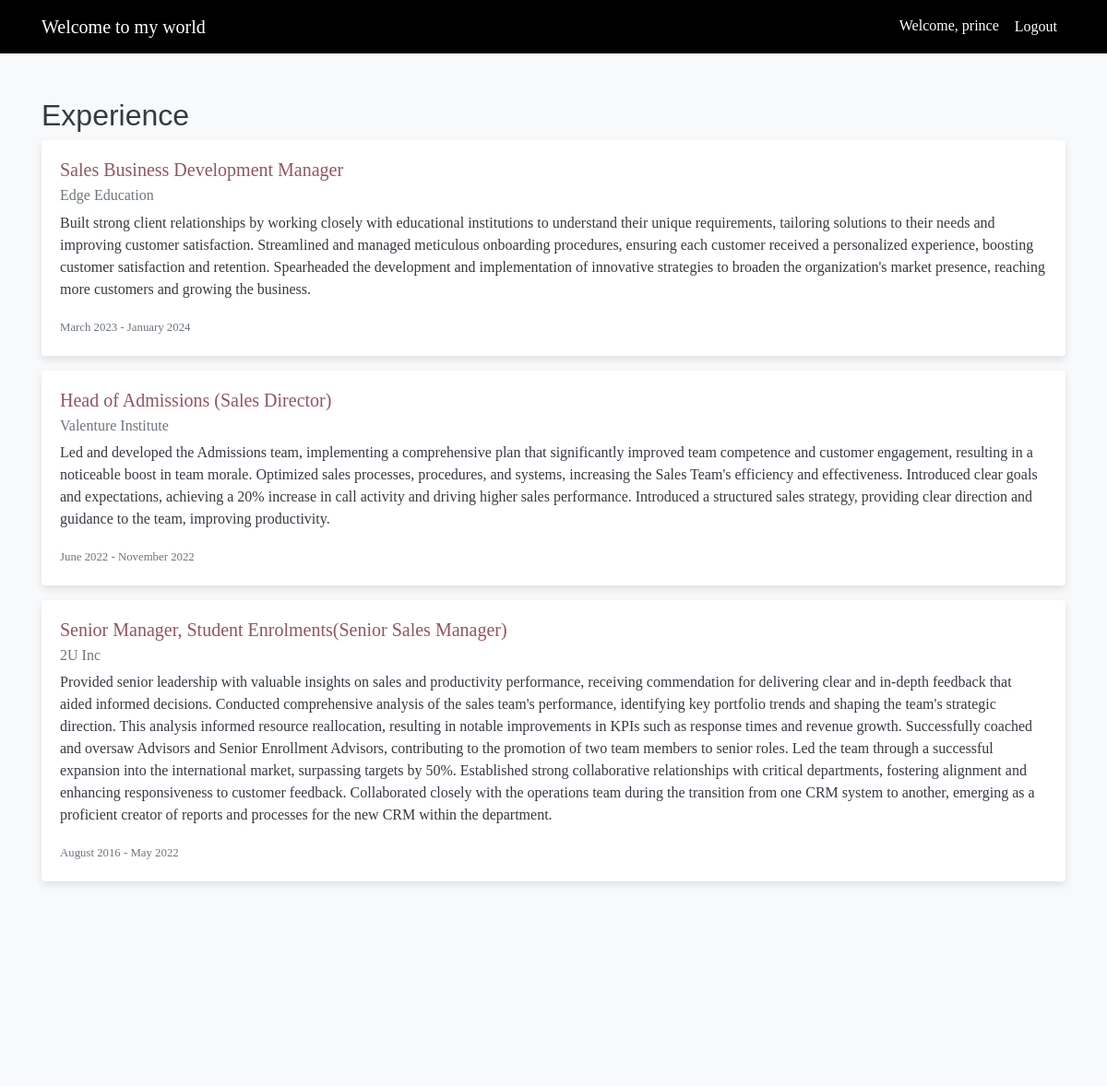
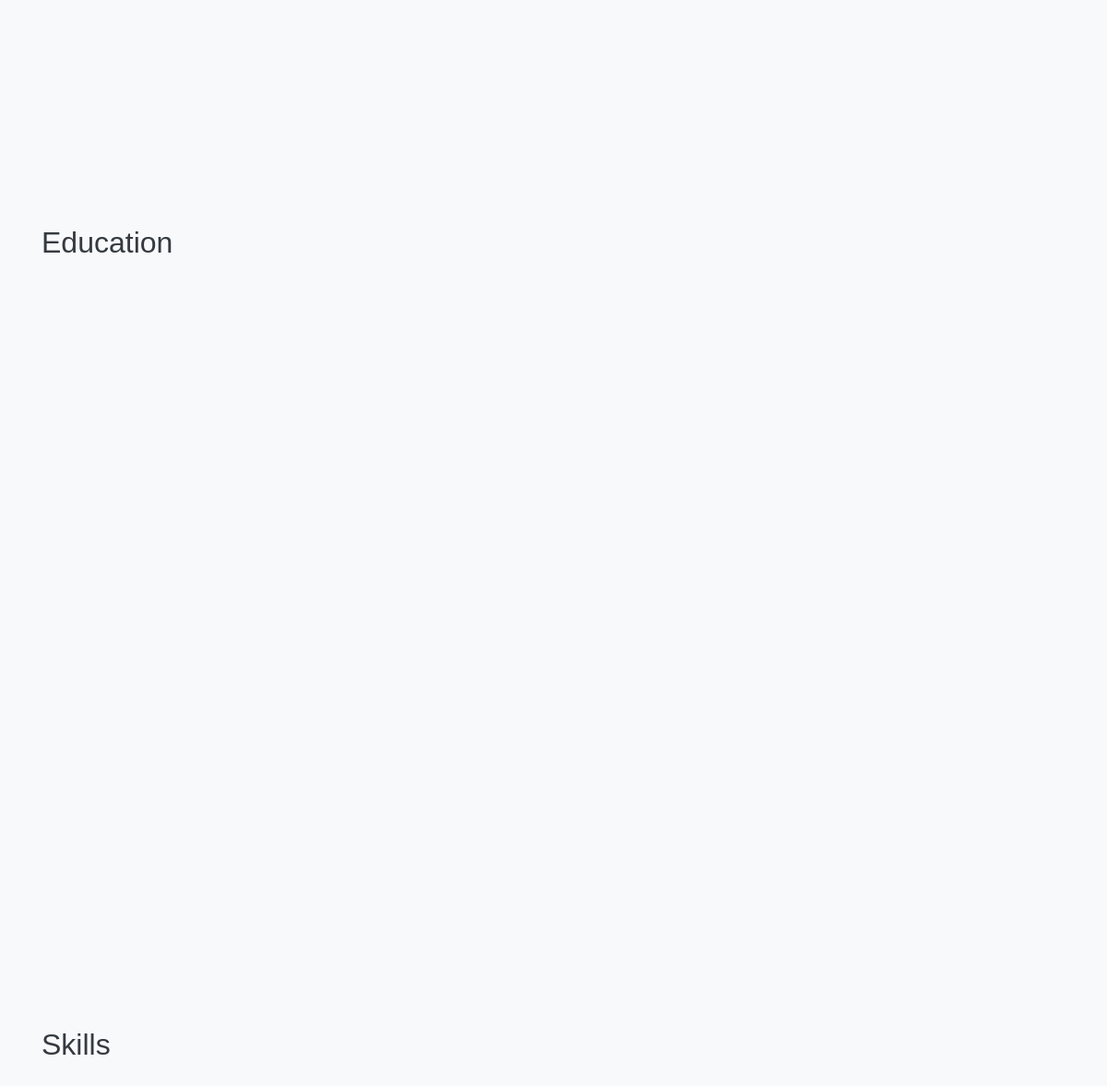
Screenshot of /cv/ (signed in) with the database file from the repository (2 pictures, top to bottom).
### cv/models.py (models this page shows, shortened)
class Experience(models.Model):
    company = models.CharField(max_length=100)
    title = models.CharField(max_length=100)
    start_date = models.DateField()
    end_date = models.DateField(null=True,
                                blank=True)
    description = models.TextField()

### cv/views.py (the view)
# urls.py: path('cv/', views.cv_page, name='cv_page'),
@login_required
def cv_page(request):
    experiences = Experience.objects.all()
    education = Education.objects.all()
    skills = Skill.objects.all()
    context = {
        'experiences': experiences,
        'education': education,
        'skills': skills
    }
    return render(request, 'cv/cv_page.html', context)

### cv/templates/cv/cv_page.html (shortened to what this page needs)
{% extends "base.html" %}
{% block content %}
<div class="container mt-5">
    <h2>Experience</h2>
    {% for experience in experiences %}
        <div class="card mb-3 reveal-card" data-section="experience">
            <div class="card-body">
                <h5 class="card-title">{{ experience.title }}</h5>
                <h6 class="card-subtitle mb-2 text-muted">{{ experience.company }}</h6>
                <p class="card-text">{{ experience.description }}</p>
                <p class="card-text"><small class="text-muted">{{ experience.start_date|date:"F Y" }} - {% if experience.end_date %}{{ experience.end_date|date:"F Y" }}{% else %}Present{% endif %}</small></p>
            </div>
        </div>
    {% endfor %}
    <h2>Education</h2>
    <h2>Skills</h2>
</div>
{% endblock %}

### cv/templates/base.html (shortened to what this page needs)
<!DOCTYPE html>
<html>
<head>
    <link rel="stylesheet" href="https://stackpath.bootstrapcdn.com/bootstrap/4.5.2/css/bootstrap.min.css">
</head>
<body>
    <nav class="navbar navbar-expand-lg navbar-light bg-light">
        <div class="container">
            <a class="navbar-brand" href="{% url 'cv_home' %}">Welcome to my world</a> <div class="collapse navbar-collapse" id="navbarNav">
                <ul class="navbar-nav ml-auto">
                    {% if user.is_authenticated %}
                        <li class="nav-item">
                            <a class="nav-link" href="#">Welcome, {{ user.username }}</a>
                        </li>
                        <li class="nav-item">
                            <form method="post" action="{% url 'logout' %}">
                                <button type="submit" class="btn btn-link nav-link">Logout</button>
                            </form>
                        </li>
                    {% endif %}
                </ul>
            </div>
        </div>
    </nav>
    {% block content %}
    {% endblock %}
</body>
</html>

### cv/templates/base.html (style rules this page uses)
body { font-family: 'Playfair Display', serif; background-color: #f8f9fa; color: #343a40; }
.navbar { background-color: #000 !important; }
.navbar-brand, .nav-link { color: #fff !important; }
h1, h2, h3 { font-family: 'Montserrat', sans-serif; }
.card { border: none; box-shadow: 0 4px 8px rgba(0,0,0,0.1); }
.card-title { color: #94545D; }
.reveal-card { opacity: 0; transform: translateY(20px); transition: opacity 0.5s ease, transform 0.5s ease; }
.reveal-card.is-visible { opacity: 1; transform: translateY(0); }

### rows the page displays
Experience: title "Sales Business Development Manager", company "Edge Education", description "Built strong client relationships by working closely with educational institutions to understand their unique requirements, tailoring solutions to their needs and improving customer satisfaction. Streamlined and managed meticulous onboarding procedures, ensuring each customer received a personalized experience, boosting customer satisfaction and retention. Spearheaded the development and implementation of innovative strategies to broaden the organization's market presence, reaching more customers and growing the business.", start_date "March 2023", end_date "January 2024"
Experience: title "Head of Admissions (Sales Director)", company "Valenture Institute", description "Led and developed the Admissions team, implementing a comprehensive plan that significantly improved team competence and customer engagement, resulting in a noticeable boost in team morale. Optimized sales processes, procedures, and systems, increasing the Sales Team's efficiency and effectiveness. Introduced clear goals and expectations, achieving a 20% increase in call activity and driving higher sales performance. Introduced a structured sales strategy, providing clear direction and guidance to the team, improving productivity.", start_date "June 2022", end_date "November 2022"
Experience: title "Senior Manager, Student Enrolments(Senior Sales Manager)", company "2U Inc", description "Provided senior leadership with valuable insights on sales and productivity performance, receiving commendation for delivering clear and in-depth feedback that aided informed decisions. Conducted comprehensive analysis of the sales team's performance, identifying key portfolio trends and shaping the team's strategic direction. This analysis informed resource reallocation, resulting in notable improvements in KPIs such as response times and revenue growth. Successfully coached and oversaw Advisors and Senior Enrollment Advisors, contributing to the promotion of two team members to senior roles. Led the team through a successful expansion into the international market, surpassing targets by…", start_date "August 2016", end_date "May 2022"

### other values shown
{{ user.username }} "prince"
